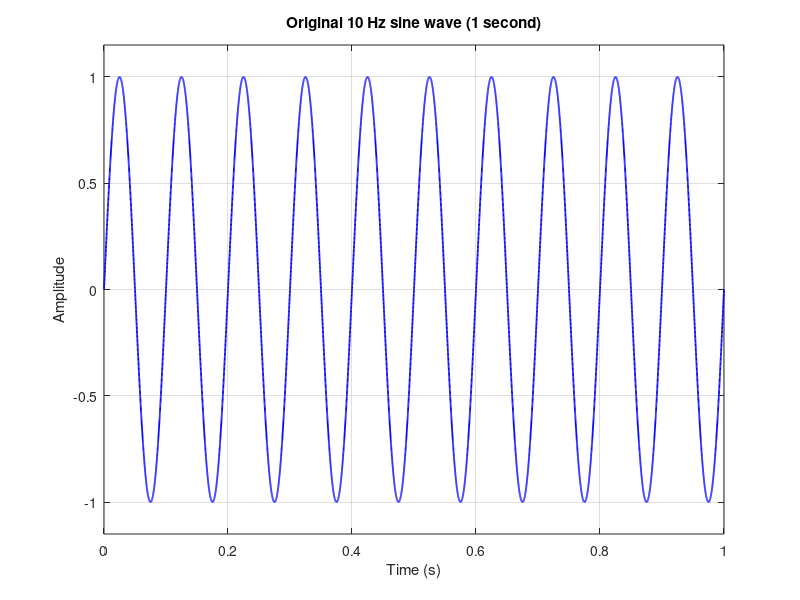
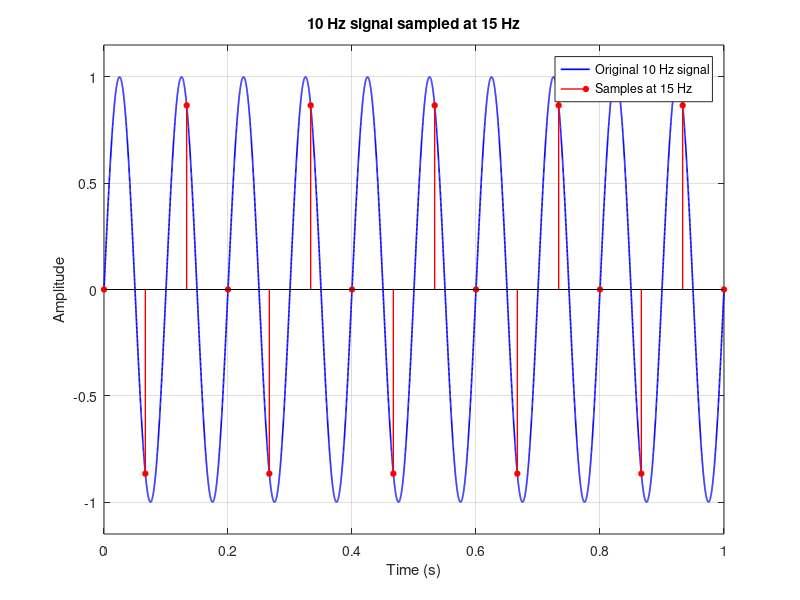
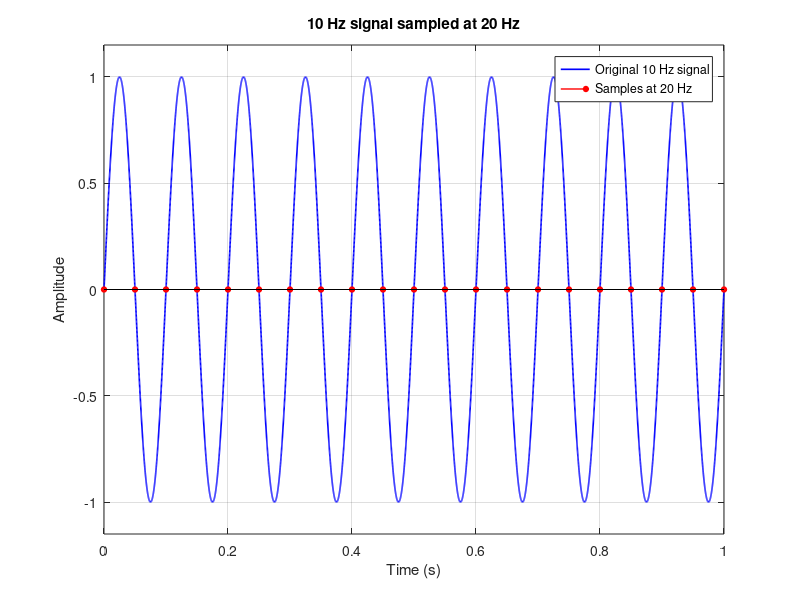
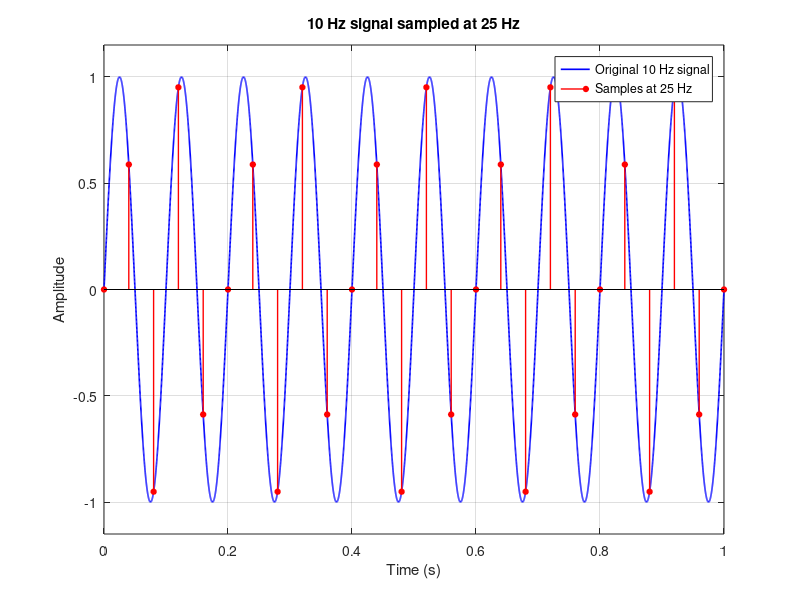

These figures' MATLAB source, in order:
% Lecture 02: sampling and aliasing of a 10 Hz vibration signal.
clear; close all; clc;
f0 = 10; duration = 1; dt = 1/10000;
t = 0:dt:duration;
x = sin(2*pi*f0*t);
fsList = [15 20 25 50 100];

fig = figure('Color','w');
plot(t,x,'b','LineWidth',1.3); grid on;
xlabel('Time (s)'); ylabel('Amplitude');
title('Original 10 Hz sine wave (1 second)');
xlim([0 duration]); ylim([-1.15 1.15]);
exportgraphics(fig,'original_signal.png','Resolution',180);

for k = 1:numel(fsList)
    fs = fsList(k);
    ts = 0:1/fs:duration;
    xs = sin(2*pi*f0*ts); % Evaluate the analog model at exact sample times.
    fig = figure('Color','w');
    plot(t,x,'b','LineWidth',1.2,'DisplayName','Original 10 Hz signal');
    hold on;
    stem(ts,xs,'r','filled','LineWidth',1,'MarkerSize',4, ...
         'DisplayName',sprintf('Samples at %d Hz',fs));
    grid on; xlim([0 duration]); ylim([-1.15 1.15]);
    xlabel('Time (s)'); ylabel('Amplitude');
    title(sprintf('10 Hz signal sampled at %d Hz',fs));
    legend('Location','northeast');
    exportgraphics(fig,sprintf('sampling_%dHz.png',fs),'Resolution',180);
end
